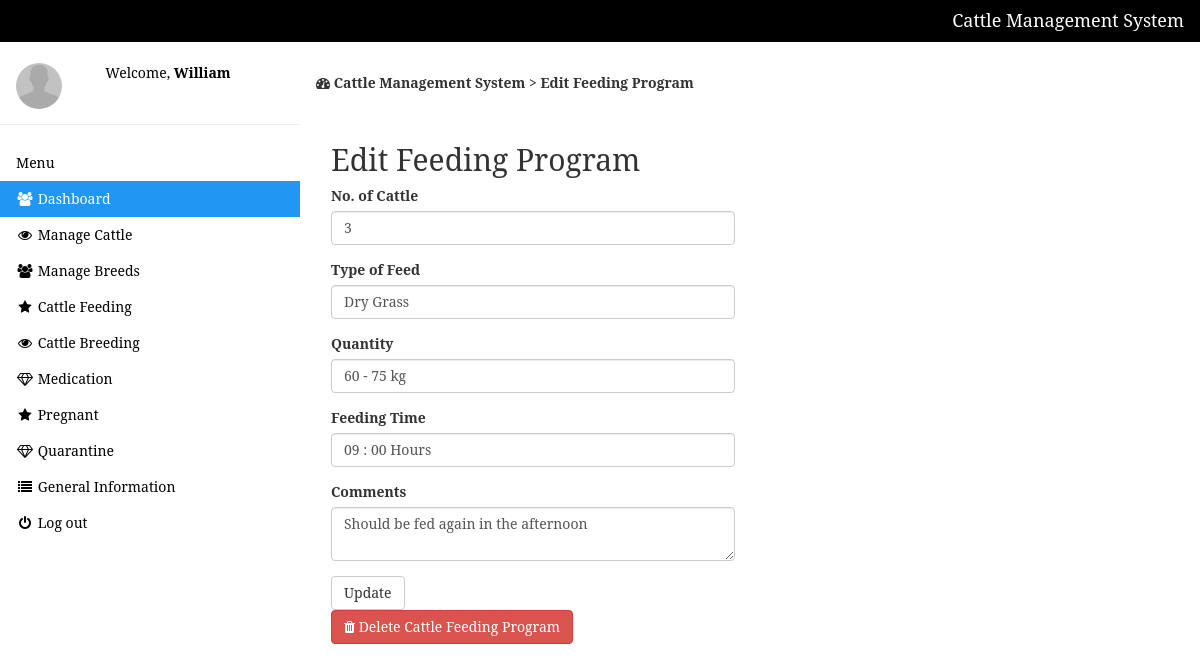
The app's page /edit-feed.php?id=1 (signed in) with its own data.
### tables this page shows
CREATE TABLE `feeding` (
  `id` int NOT NULL,
  `nocattle` varchar(50) NOT NULL,
  `feed` varchar(50) NOT NULL,
  `quantity` varchar(50) NOT NULL,
  `feed_time` varchar(50) NOT NULL,
  `comments` text NOT NULL
);

### edit-feed.php (the view, shortened to what this page needs)
<?php include 'setting/system.php'; ?>
<?php include 'theme/head.php'; ?>
<?php include 'theme/sidebar.php'; ?>
<?php
 if(!$_GET['id'] OR empty($_GET['id']) OR $_GET['id'] == '')
 {
 	header('location: feeding.php');
 }else{
 	$nocattle = $feed = $quantity = $feedtime = $comments = "";
 	$id = (int)$_GET['id'];
 	$query = $db->query("SELECT * FROM feeding WHERE id = '$id' ");
 	$fetchObj = $query->fetchAll(PDO::FETCH_OBJ);
 	foreach($fetchObj as $obj){
       $nocattle = $obj->nocattle;
       $feed = $obj->feed;
	   $quantity = $obj->quantity;
	   $feedtime = $obj->feed_time;
	   $comments = $obj->comments;
 	}
 }
?>
<div class="w3-main" style="margin-left:300px;margin-top:43px;">
  <header class="w3-container" style="padding-top:22px">
    <h5><b><i class="fa fa-dashboard"></i> Cattle Management System > Edit Feeding Program</b></h5>
  </header>
<div class="w3-container" style="padding-top:22px">
 <div class="w3-row">
 	<div class="col-md-6">
 		<h2>Edit Feeding Program</h2>
	 	<form method="post">
	 		<div class="form-group">
	 			<label class="control-label">No. of Cattle</label>
	 			<input type="text" name="nocattle" class="form-control" value="<?php echo $nocattle; ?>">
	 		</div>
	 		<div class="form-group">
	 			<label class="control-label">Type of Feed</label>
                 <input type="text" name="feed" class="form-control" value="<?php echo $feed; ?>">
	 		</div>
	 		<div class="form-group">
	 			<label class="control-label">Quantity</label>
                 <input type="text" name="quantity" class="form-control" value="<?php echo $quantity; ?>">
	 		</div>
	 		<div class="form-group">
	 			<label class="control-label">Feeding Time</label>
                 <input type="text" name="feed_time" class="form-control" value="<?php echo $feedtime; ?>">
	 		</div>
	 		<div class="form-group">
	 			<label class="control-label">Comments</label>
	 			<textarea class="form-control" name="comments"><?php echo $comments; ?></textarea>
	 		</div>
	 		<button name="submit" type="submit" name="submit" class="btn btn-sn btn-default">Update</button>
	 	</form>
 	<a class="btn btn-danger btn-md" onclick="return confirm('Continue delete cattle feeding program ?')" href="delet.php?id=<?php echo $id ?>"><i class="fa fa-trash"></i> Delete Cattle Feeding Program</a>
 </div>
</div>
</div>
</div>

### theme/head.php (style rules this page uses)
body { font-family: 'Serif'; background-color: #FFFFFF; }

### records on screen
feeding: nocattle "3", feed "Dry Grass", quantity "60 - 75 kg", feed_time "09 : 00 Hours", comments "Should be fed again in the afternoon"

### other values on screen
NAME_ "Cattle Management System"
$_SESSION['user'] "William"
